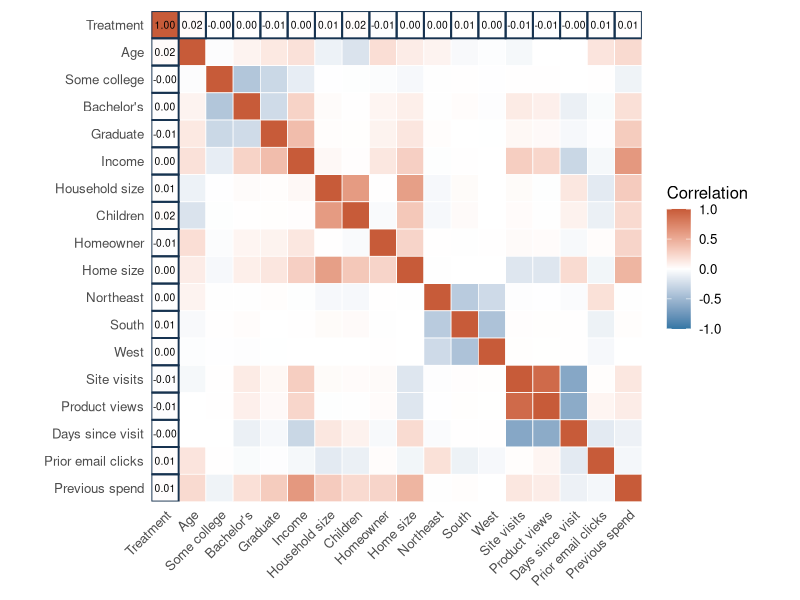
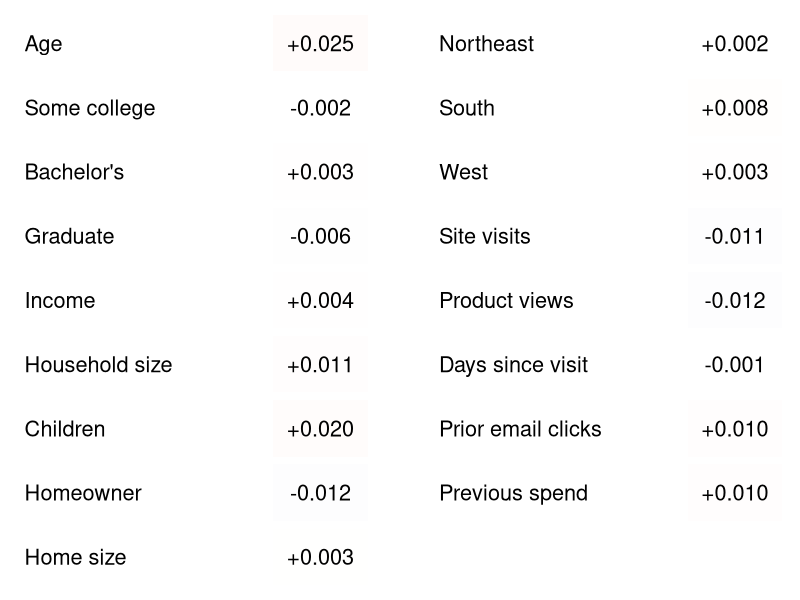
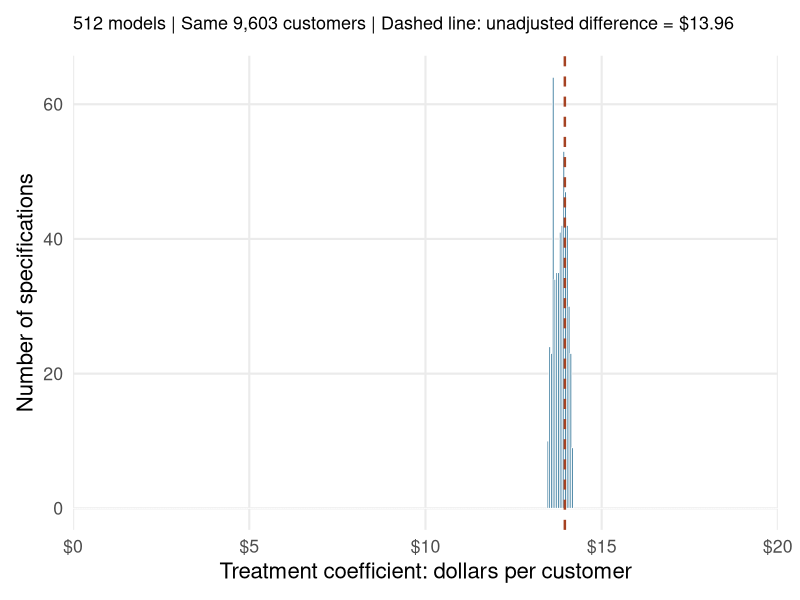

Write R code to recreate these figures, in order.
# Run from the lecture repository: Rscript analysis/causal-inference.R
# Creates analytical results and figures only; does not render the slide deck.
user_library <- file.path(Sys.getenv("LOCALAPPDATA"), "R", "win-library",
                          paste(R.version$major, strsplit(R.version$minor, ".", fixed = TRUE)[[1]][1], sep = "."))
if (dir.exists(user_library)) .libPaths(c(user_library, .libPaths()))
library(ggplot2)

dir.create("analysis/results", recursive = TRUE, showWarnings = FALSE)
dir.create("Figures", showWarnings = FALSE)
customers <- read.csv("home_goods_customers.csv", stringsAsFactors = FALSE)

# Exhaustive universe chosen by substantive baseline groups, not fitted results.
# Categorical factors enter as a whole; no cherry-picking of their indicators.
baseline_groups <- list(
  Demographics = c("Age", "Education"),
  Income = "HouseholdIncome",
  HouseholdComposition = c("HouseholdSize", "ChildrenAtHome"),
  Housing = c("Homeowner", "HomeSizeSqFt"),
  Region = "Region",
  WebsiteActivity = c("SiteVisits30d", "ProductViews30d"),
  Recency = "DaysSinceLastVisit",
  PriorEmailEngagement = "EmailEngagement90d",
  HistoricalSpending = "PreviousSpend"
)
baseline_variables <- unlist(baseline_groups, use.names = FALSE)
required_variables <- c("CampaignSpend", "Treatment", baseline_variables)
analysis_data <- customers[complete.cases(customers[required_variables]), required_variables]
analysis_data$Region <- factor(analysis_data$Region,
                              levels = c("Midwest", "Northeast", "South", "West"))
analysis_data$Education <- factor(analysis_data$Education,
  levels = c("High school or less", "Some college/associate", "Bachelor's", "Graduate"))
stopifnot(all(analysis_data$Treatment %in% 0:1), nrow(analysis_data) > 0)

choices <- expand.grid(rep(list(c(FALSE, TRUE)), length(baseline_groups)))
names(choices) <- names(baseline_groups)
fits <- lapply(seq_len(nrow(choices)), function(i) {
  selected <- as.logical(choices[i, ])
  controls <- unlist(baseline_groups[selected], use.names = FALSE)
  formula <- reformulate(c("Treatment", controls), response = "CampaignSpend")
  fit <- lm(formula, data = analysis_data)
  stopifnot(nobs(fit) == nrow(analysis_data), !anyNA(coef(fit)))
  data.frame(specification = i, n = nobs(fit), baseline_groups = sum(selected),
             treatment_estimate = unname(coef(fit)["Treatment"]),
             formula = paste(deparse(formula, width.cutoff = 500), collapse = " "))
})
specifications <- cbind(do.call(rbind, fits), choices)
write.csv(specifications, "analysis/results/causal-specifications.csv", row.names = FALSE)

unadjusted <- specifications$treatment_estimate[specifications$baseline_groups == 0]
fully_adjusted <- specifications$treatment_estimate[specifications$baseline_groups == length(baseline_groups)]
difference_in_means <- with(analysis_data, mean(CampaignSpend[Treatment == 1]) -
                            mean(CampaignSpend[Treatment == 0]))
stopifnot(isTRUE(all.equal(unname(unadjusted), unname(difference_in_means), tolerance = 1e-10)))

# A full-rank matrix uses three indicators per four-level categorical variable.
# Region reference = Midwest; Education reference = High school or less.
matrix_formula <- reformulate(c("Treatment", baseline_variables))
design <- model.matrix(matrix_formula, analysis_data)[, -1, drop = FALSE]
correlations <- cor(design)
write.csv(correlations, "analysis/results/causal-correlation-matrix.csv", row.names = TRUE)
label_map <- c(Treatment = "Treatment", Age = "Age",
  EducationSome.college.associate = "Some college", EducationBachelor.s = "Bachelor's",
  EducationGraduate = "Graduate", HouseholdIncome = "Income", HouseholdSize = "Household size",
  ChildrenAtHome = "Children", Homeowner = "Homeowner", HomeSizeSqFt = "Home size",
  RegionNortheast = "Northeast", RegionSouth = "South", RegionWest = "West",
  SiteVisits30d = "Site visits", ProductViews30d = "Product views",
  DaysSinceLastVisit = "Days since visit", EmailEngagement90d = "Prior email clicks",
  PreviousSpend = "Previous spend")
labels <- unname(label_map[make.names(colnames(design))])
stopifnot(!anyNA(labels))

corr_long <- expand.grid(row = seq_len(ncol(design)), column = seq_len(ncol(design)))
corr_long$r <- as.vector(correlations)
corr_long$TreatmentPair <- corr_long$row == 1 | corr_long$column == 1
corr_long$label <- ifelse(corr_long$TreatmentPair, sprintf("%.2f", corr_long$r), "")
matrix_plot <- ggplot(corr_long, aes(column, row, fill = r)) +
  geom_tile(color = "white", linewidth = .25) +
  geom_tile(data = subset(corr_long, TreatmentPair), fill = NA, color = "#16324F", linewidth = .65) +
  geom_text(aes(label = label), size = 2.6) +
  scale_fill_gradient2(low = "#3377A5", mid = "white", high = "#C75B39",
                       midpoint = 0, limits = c(-1, 1), name = "Correlation") +
  scale_x_continuous(breaks = seq_along(labels), labels = labels, expand = c(0, 0)) +
  scale_y_reverse(breaks = seq_along(labels), labels = labels, expand = c(0, 0)) +
  coord_equal() +
  theme_minimal(base_size = 12) +
  theme(panel.grid = element_blank(), axis.title = element_blank(),
        axis.text.x = element_text(angle = 45, hjust = 1),
        legend.position = "right", plot.margin = margin(8, 8, 8, 8))
ggsave("Figures/causal-correlation-matrix.png", matrix_plot, width = 11.8, height = 7.2, dpi = 180)

treatment_correlations <- data.frame(variable = colnames(design)[-1],
                                    label = labels[-1], correlation = correlations[1, -1])
write.csv(treatment_correlations, "analysis/results/causal-treatment-correlations.csv", row.names = FALSE)
# A readable display of the Treatment column, split into two blocks for slides.
correlation_display <- treatment_correlations
correlation_display$block <- rep(c("a", "b"), c(9, 8))
correlation_display$position <- c(9:1, 9:2)
correlation_display$value <- sprintf("%+.3f", correlation_display$correlation)
treatment_matrix_plot <- ggplot(correlation_display) +
  geom_text(aes(x = 0, y = position, label = label), hjust = 0, size = 5.5) +
  geom_tile(aes(x = 2.2, y = position, fill = correlation), width = .7, height = .88) +
  geom_text(aes(x = 2.2, y = position, label = value), size = 5.5) +
  scale_fill_gradient2(low = "#3377A5", mid = "white", high = "#C75B39",
                       midpoint = 0, limits = c(-1, 1), guide = "none") +
  scale_x_continuous(limits = c(-.1, 2.6), expand = c(0, 0)) +
  scale_y_continuous(limits = c(.5, 9.5), expand = c(0, 0)) +
  facet_wrap(~block, nrow = 1) + theme_void() +
  theme(strip.text = element_blank(), panel.spacing.x = grid::unit(1.3, "cm"),
        plot.margin = margin(8, 8, 8, 8))
ggsave("Figures/causal-treatment-correlations.png", treatment_matrix_plot,
       width = 10.8, height = 4.3, dpi = 180, bg = "white")
summary_results <- data.frame(
  n = nrow(analysis_data), omitted_missing = nrow(customers) - nrow(analysis_data),
  treatment_n = sum(analysis_data$Treatment == 1), control_n = sum(analysis_data$Treatment == 0),
  specifications = nrow(specifications),
  unadjusted = unadjusted, fully_adjusted = fully_adjusted,
  minimum = min(specifications$treatment_estimate),
  median = median(specifications$treatment_estimate),
  maximum = max(specifications$treatment_estimate),
  maximum_absolute_treatment_correlation = max(abs(treatment_correlations$correlation)))
write.csv(summary_results, "analysis/results/causal-summary.csv", row.names = FALSE)

coefficient_plot <- ggplot(specifications, aes(treatment_estimate)) +
  geom_histogram(binwidth = .05, boundary = 0, fill = "#36789B", color = "white", linewidth = .3) +
  geom_vline(xintercept = unadjusted, linetype = "dashed", linewidth = .85, color = "#A54222") +
  scale_x_continuous(limits = c(0, 20), breaks = seq(0, 20, 5), expand = c(0, 0),
                     labels = function(x) paste0("$", format(x, trim = TRUE))) +
  labs(x = "Treatment coefficient: dollars per customer", y = "Number of specifications",
       subtitle = sprintf("512 models | Same %s customers | Dashed line: unadjusted difference = $%.2f",
                          format(nrow(analysis_data), big.mark = ","), unadjusted)) +
  theme_minimal(base_size = 16) +
  theme(panel.grid.minor = element_blank(), plot.margin = margin(12, 16, 12, 12),
        plot.subtitle = element_text(size = 13, margin = margin(b = 16)))
ggsave("Figures/causal-treatment-specifications.png", coefficient_plot, width = 10.8, height = 4.8, dpi = 180)
print(summary_results)
print(treatment_correlations)
